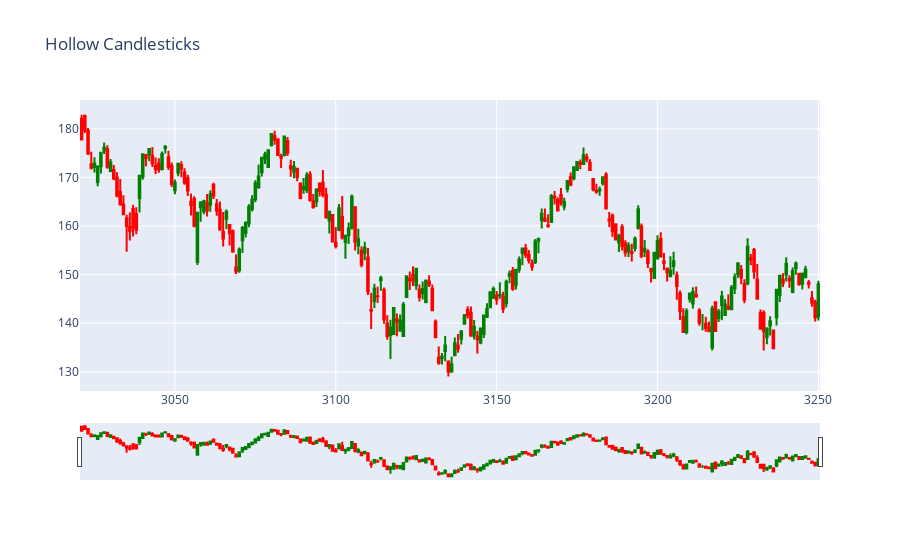

This figure's notebook cell:
### Code cell
fig = go.Figure()
for index, row in ohlc.iterrows():
    color = dict(fillcolor=row["fill"], line=dict(color=row["color"]))
    fig.add_trace(
        go.Candlestick(
            x=[index],
            open=[row["open"]],
            high=[row["high"]],
            low=[row["low"]],
            close=[row["close"]],
            increasing=color,
            decreasing=color,
            name="AAPL",
            showlegend=False,
            legendgroup="Hollow Candlesticks"
        )
    )
    
fig.update_layout(title = "Hollow Candlesticks")

fig.show()
